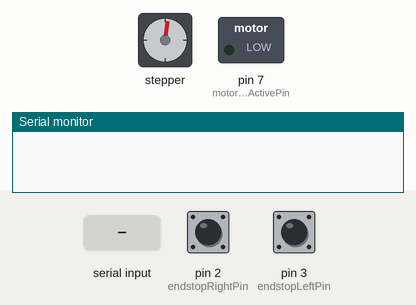
Recording of a sketch running on a simulated Arduino Uno, built with avr-gcc and run on an emulated ATmega328P. On the bench: stepper motor, switched loads named in the sketch (green lamp = pin HIGH), the last lines printed to the serial monitor. Wiring (inferred from the names in the program): stepper motor driver (200 steps per turn assumed): step pin 5; direction pin 6. The inputs (shaded band) are chosen by the test bench; at power-on: pin 2 (endstopRightPin) HIGH, pin 3 (endstopLeftPin) HIGH. WiFi joins after 1.5 s; servers stay silent unless stated; pins used as bus, display or sensor lines are not drawn.

Above: at 0.8 s.
0.9 s: pin 2 (endstopRightPin) pulled LOW for 0.15 s
At 1.2 s:
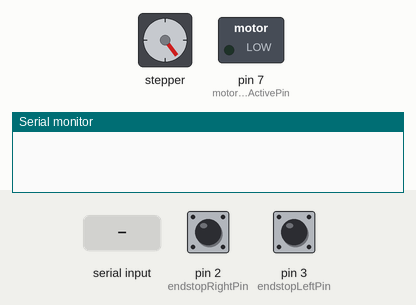
3.9 s: pin 3 (endstopLeftPin) pulled LOW for 0.15 s
7.0 s: pin 2 (endstopRightPin) driven LOW and pin 3 (endstopLeftPin) driven LOW
10.0 s: "step\n" received over Serial
At 11.0 s:
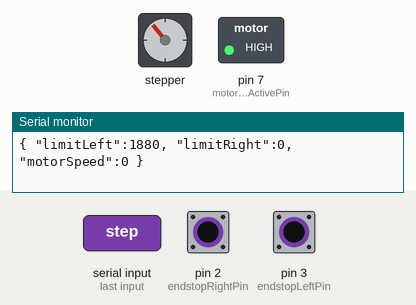
12.1 s: "step\n" received over Serial
At 12.8 s:
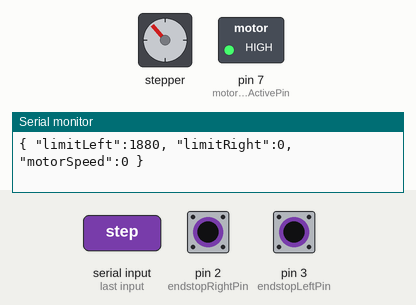
Timing chart, 0 to 14.6 s (numbered marks = the images above; inputs shaded):
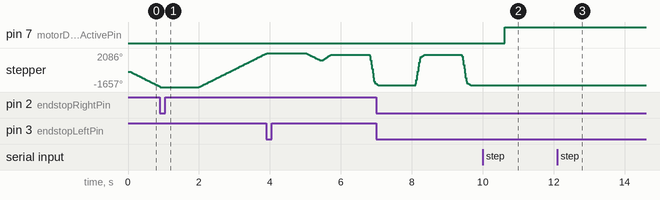

The sketch:

MotorControlWithEthernetUdp.ino
```cpp
#include <SPI.h>
#include <Ethernet.h>

// Enter a MAC address and IP address for your controller below.
// The IP address will be dependent on your local network:
byte mac[] = { 0x06, 0x47, 0x3B, 0xA8, 0xF0, 0x9B };
IPAddress ip(192, 168 ,184, 65); //<<< ENTER YOUR IP ADDRESS HERE!!!

//EthernetUDP Udp;

enum movementDirections {
  MOVEMENT_LEFT,
  MOVEMENT_RIGHT
};

int motorDriverActivePin = 7;
int stepPin = 5;
int directionPin = 6;

//Endstop configuration
bool endstopEnable = true;
int endstopRightPin = 2;
int endstopLeftPin = 3;

unsigned int counter = 0;
int onTime = 0;

String command = "";
bool limitActive = true;
unsigned long limitRight = 0;
unsigned long limitLeft = 0;
int motorDirection = 0; //0 or 1 rotates the motor direction

#define RAMP_STEPS 256
#define TIMERTICKS_PER_US 1

volatile unsigned int ramp[RAMP_STEPS];
volatile byte rampIndex = 0;
volatile int motorSpeed  = 0;
volatile unsigned long steps = 0;
volatile enum movementDirections movementDirection = MOVEMENT_RIGHT;
volatile enum movementDirections nextMovementDirection = MOVEMENT_RIGHT;

char packetBuffer[UDP_TX_PACKET_MAX_SIZE];

EthernetUDP Udp;

void setup() {
  Serial.setTimeout(50);
  Serial.begin(115200);

  Ethernet.begin(mac, ip);
  Udp.begin(3333);

  pinMode(motorDriverActivePin, OUTPUT); // Motor Driver Active
  pinMode(stepPin, OUTPUT); // Motor Step
  pinMode(directionPin, OUTPUT); // Motor Direction
  pinMode(endstopRightPin, INPUT); // Endstop

  digitalWrite(directionPin, motorDirection);
  digitalWrite(motorDriverActivePin, LOW);

  //https://www.heise.de/developer/artikel/Timer-Counter-und-Interrupts-3273309.html
  noInterrupts();           // disable all interrupts
  TCCR1A = 0;               // set entire TCCR1A register to 0
  TCCR1B = 0;               // set entire TCCR1B register to 0

  TCNT1 = 65534;

  //TCCR1B |= (1 << CS10);    // 4.1ms (No Prescale)
  TCCR1B |= (1 << CS11);    // 32.8ms (Prescale = 8)
  //TCCR1B |= (1 << CS12);    // 1049.6ms (Prescale = 256)

  TIMSK1 |= (1 << TOIE1);   // enable Timer1 overflow interrupt
  interrupts();             // enable all interrupts

  //caculateAccel(3000, 1, 0.6);
  //US-17HS4401S
  caculateAccel(1600, 1, 0.25);
  //caculateAccel(1500, 1, 0.6);
  //caculateAccel(300, 1, 0.2);

  //17HS13-0404S + A4988
  //caculateAccel(100, 200, 0.05);

  initialize();
  trinamicAutomaticTuning();
}

void caculateAccel(int startDelay, int angle, float acceleration) {
  float c0 = startDelay * sqrt(2 * angle / acceleration) * 0.67703; // in us
  ramp[0] = c0 * TIMERTICKS_PER_US;
  float d = 0;
  float lastDelay = c0;

  for (int i = 1; i < RAMP_STEPS; i++) {
    d = lastDelay - (2 * lastDelay) / (4 * i + 1);
    ramp[i] = d * TIMERTICKS_PER_US;
    lastDelay = d;
  }
}

ISR(TIMER1_OVF_vect) {
  TCNT1 = 65536;

  if (rampIndex > 0) {
    onTime = ramp[rampIndex];
    TCNT1 = 65536 - onTime;

    checkLeftLimit();
    checkRightLimit();
    if (rampIndex == 0) {
      return;
    }

    //http://profhof.com/arduino-port-manipulation/
    //https://www.peterbeard.co/blog/post/why-is-arduino-digitalwrite-so-slow/
    digitalWrite(stepPin, HIGH);
    digitalWrite(stepPin, LOW);

    //stepPin = 5
    //PORTD |= B00001000;
    //PORTD &= B11110111;
    //PORTD = B00001000;
    //PORTD = B00000000;

    if (movementDirection == MOVEMENT_LEFT) {
      steps++;
    } else {
      steps--;
    }
  }

  if (movementDirection != nextMovementDirection) {
    //Slow down motor for direction switch
    if (rampIndex > 0) {
      rampIndex--;
    } else {
      switchDirection();
    }
  } else {
    //Change motor motorSpeed to a new ramp position
    if (motorSpeed > rampIndex) {
      rampIndex++;
    } else if (motorSpeed < rampIndex) {
      rampIndex--;
    }
  }
}

void loop() {
  int packetSize = Udp.parsePacket();
  if (packetSize) {
    Udp.read(packetBuffer, UDP_TX_PACKET_MAX_SIZE);
    char dst[packetSize];
    memcpy(dst, packetBuffer, packetSize);
    Serial.println(packetSize);
    Serial.println(packetBuffer);
    int nextSpeed = String(dst).toInt();
    Serial.println(nextSpeed);
    if (nextSpeed > 0) {
      nextMovementDirection = MOVEMENT_RIGHT;
      motorSpeed = abs(nextSpeed);
    } else {
      nextMovementDirection = MOVEMENT_LEFT;
      motorSpeed = abs(nextSpeed);
    }
  }

  commandProcessing();
  checkEndstops();

  //if (counter == 20000) {
  if (counter == 500) {
    Serial.println((String)"{ \"limitLeft\":" + checkLeftLimit() +  ", \"limitRight\":" + checkRightLimit() + ", \"motorSpeed\":" + motorSpeed + " }");
    counter = 0;
  }

  delayMicroseconds(50);
  counter++;
}

void initialize() {
  steps = 2147483647;

  if (endstopEnable) {

    //Disable Limits
    limitActive = false;

    //Drive to right end position
    for (int i = 1; i < 1000; i++) {
      motorSpeed = 1;
      if (digitalRead(endstopRightPin) == 0) {
        motorSpeed = 0;
        delay(1000);
        break;
      }
      delay(20);
    }
    motorSpeed = 0;
    limitRight = steps + 100;

    nextMovementDirection = MOVEMENT_LEFT;

    //Drive to left end position
    for (int i = 1; i < 1000; i++) {
      motorSpeed = 1;
      if (digitalRead(endstopLeftPin) == 0) {
        motorSpeed = 0;
        delay(1000);
        break;
      }
      delay(20);
    }
    motorSpeed = 0;
    limitLeft = steps - 100;

    //Activate limits
    limitActive = true;
  }

    //Move away from limit
  nextMovementDirection = MOVEMENT_RIGHT;
  motorSpeed = 1;
  delay(500);
  motorSpeed = 0;
}

void trinamicAutomaticTuning() {
  //Trinamic Automatic Tuning TMC2208
  for (int i = 1; i <= 2; i++) {
    nextMovementDirection = MOVEMENT_LEFT;
    motorSpeed = RAMP_STEPS - 1;
    delay(1000);
    motorSpeed = 0;
    delay(300); //standstill more than 130ms
    nextMovementDirection = MOVEMENT_RIGHT;
    motorSpeed = RAMP_STEPS - 1;
    delay(1000);
    motorSpeed = 0;
    delay(300); //standstill more than 130ms
  }
}

void checkEndstops() {
  if (endstopEnable) {
    if (digitalRead(endstopRightPin) == 0) {
      digitalWrite(motorDriverActivePin, HIGH);
    }

    if (digitalRead(endstopLeftPin) == 0) {
      digitalWrite(motorDriverActivePin, HIGH);
    }
  }
}

void commandProcessing() {
  if (Serial.available() > 0) {
    command = Serial.readStringUntil('\n');

    if (command.startsWith("speed")) {
      int nextSpeed = command.substring(6).toInt();

      //Check speed is higher as max
      if (abs(nextSpeed) > RAMP_STEPS) {
        motorSpeed = 0;
        return;
      }

      if (nextSpeed > 0) {
        nextMovementDirection = MOVEMENT_RIGHT;
      } else if (nextSpeed < 0) {
        nextMovementDirection = MOVEMENT_LEFT;
      }

      motorSpeed = abs(nextSpeed);
    }

    if (command.equals("enablemotordriver")) {
      digitalWrite(motorDriverActivePin, LOW);
      return;
    }

    if (command.equals("disablemotordriver")) {
      digitalWrite(motorDriverActivePin, HIGH);
      return;
    }

    if (command.equals("limitenable")) {
      limitActive = true;
      return;
    }

    if (command.equals("limitdisable")) {
      limitActive = false;
      return;
    }

    if (command.equals("setlimitleft")) {
      limitLeft = steps;
      return;
    }

    if (command.equals("setlimitright")) {
      limitRight = steps;
      return;
    }

    if (command.equals("step")) {
      digitalWrite(stepPin, HIGH);
      digitalWrite(stepPin, LOW);
      return;
    }

    if (command.equals("ramp")) {
      Serial.print((String)"{ ramp:[");
      for (int i = 0; i < RAMP_STEPS; i++)
      {
        Serial.print((String)"" + ramp[i] + ",");
      }
      Serial.println((String)"] }");
    }

    if (command.startsWith("setramp=")) {
      //setramp=0008000 -> rampIndex 0 -> 8000
      //setramp=0017000 -> rampIndex 1 -> 7000
      //setramp=0026000 -> rampIndex 2 -> 6000
      int index = command.substring(8,11).toInt();
      int value = command.substring(11,16).toInt();
      ramp[index] = value;
    }
  }
}

int checkLeftLimit() {
  if (!limitActive) {
    return -1;
  }

  long distance = limitLeft - steps;

  if (movementDirection == MOVEMENT_LEFT && distance < 400 && motorSpeed > 2) {
    int reduceSpeed = ceil(motorSpeed / 10.0);
    motorSpeed = motorSpeed - reduceSpeed;
  }

  if (movementDirection == MOVEMENT_LEFT && distance <= 0) {
    rampIndex = 0;
  }

  return distance;
}

int checkRightLimit() {
  if (!limitActive) {
    return -1;
  }

  long distance = steps - limitRight;

  if (movementDirection == MOVEMENT_RIGHT && distance < 400 && motorSpeed > 2) {
    int reduceSpeed = ceil(motorSpeed / 10.0);
    motorSpeed = motorSpeed - reduceSpeed;
  }

  if (movementDirection == MOVEMENT_RIGHT && distance <= 0) {
    rampIndex = 0;
  }

  return distance;
}

void switchDirection() {
  if (movementDirection == nextMovementDirection){
    return;
  }

  if (nextMovementDirection == MOVEMENT_LEFT) {
    movementDirection = MOVEMENT_LEFT;
    digitalWrite(directionPin, !motorDirection);
    return;
  }

  movementDirection = MOVEMENT_RIGHT;
  digitalWrite(directionPin, motorDirection);
}
```
